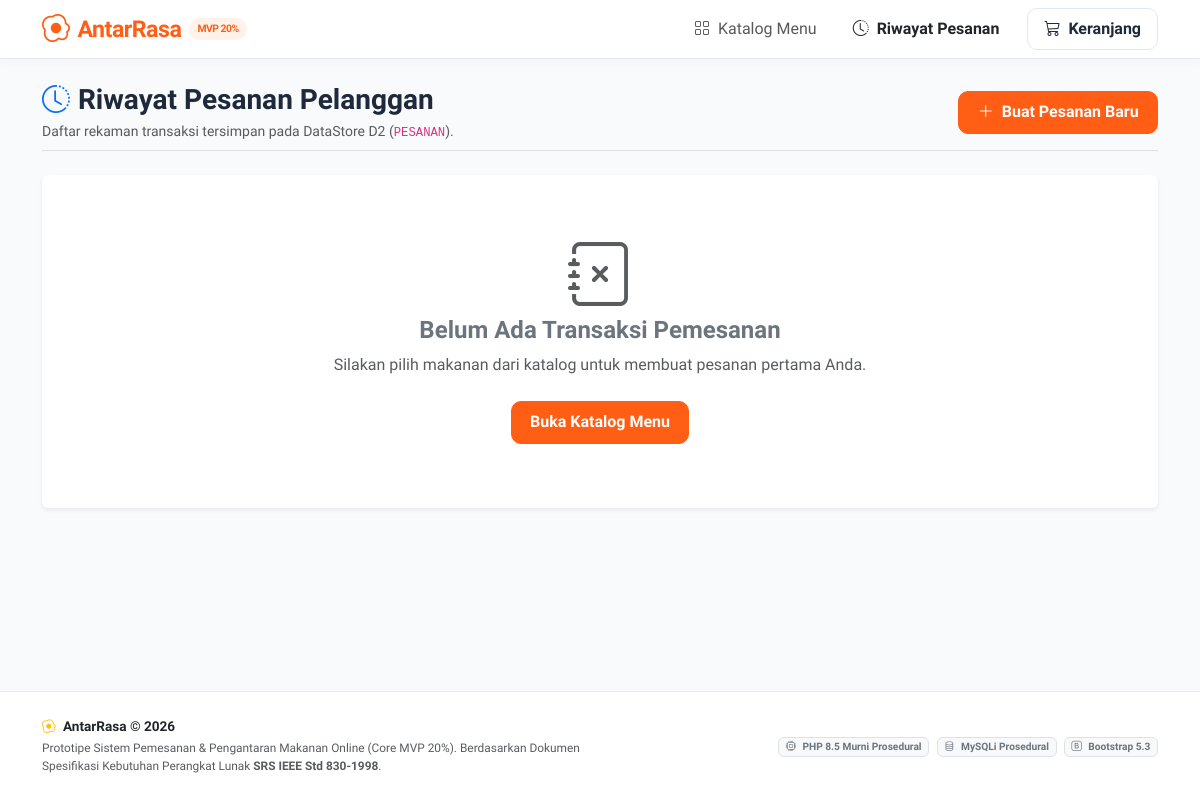
The app's page /riwayat.php, older data.
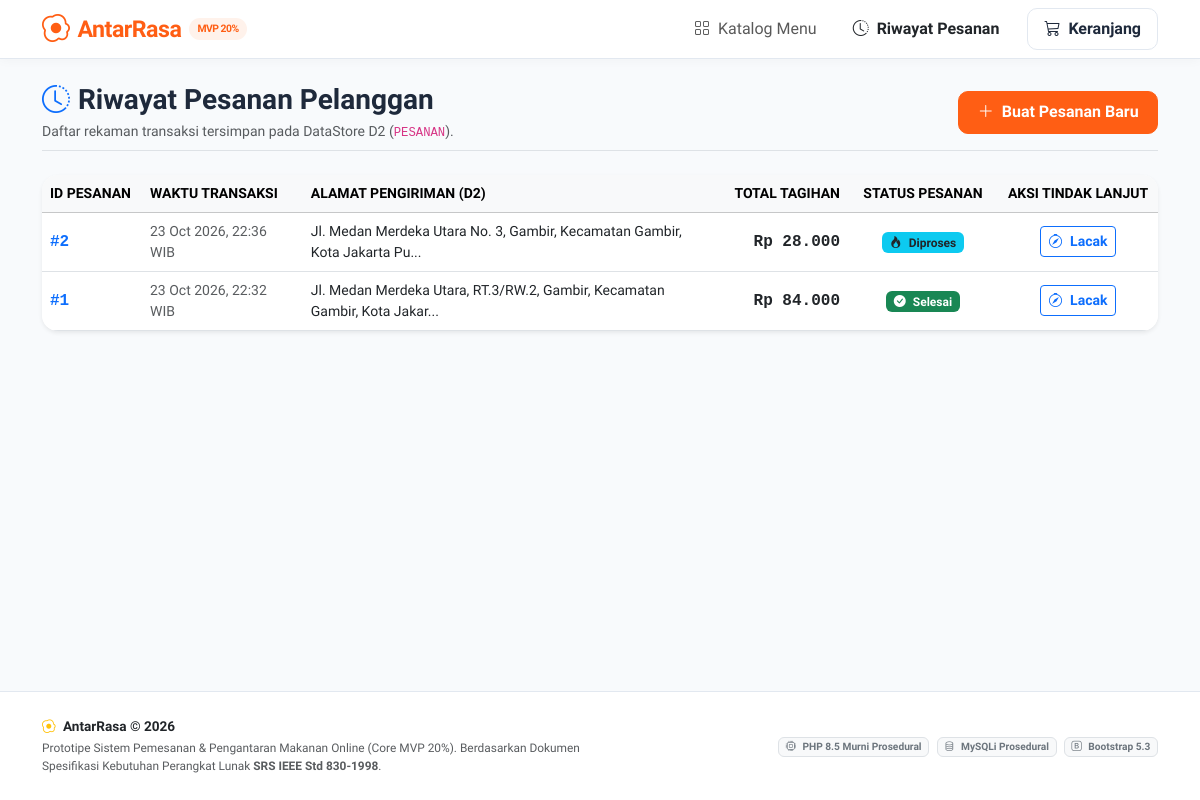
The same page, newer data.
### tables this page shows
CREATE TABLE `pesanan` (
  `id_pesanan` int(11) NOT NULL,
  `tanggal_pesanan` datetime NOT NULL DEFAULT current_timestamp(),
  `alamat_pengiriman` text NOT NULL,
  `total_harga` decimal(12,2) NOT NULL,
  `status_pesanan` varchar(30) NOT NULL DEFAULT 'Menunggu'
);

### includes/functions_order.php (called while the page is built, shortened)
<?php
function ambil_semua_pesanan($conn, int $limit = 20): array
{
    $daftar = [];
    $sql = "SELECT id_pesanan, tanggal_pesanan, alamat_pengiriman, total_harga, status_pesanan
            FROM PESANAN
            ORDER BY id_pesanan DESC
            LIMIT ?";
    $stmt = mysqli_prepare($conn, $sql);
    mysqli_stmt_bind_param($stmt, "i", $limit);
    mysqli_stmt_execute($stmt);
    $hasil = mysqli_stmt_get_result($stmt);
    if ($hasil !== false) {
        $daftar = mysqli_fetch_all($hasil, MYSQLI_ASSOC);
    }
    return $daftar;
}
function e(mixed $nilai): string
{
    return htmlspecialchars((string) ($nilai ?? ''), ENT_QUOTES, 'UTF-8');
}
function format_rupiah(float $nominal): string
{
    return 'Rp ' . number_format($nominal, 0, ',', '.');
}
function dapatkan_info_status(string $status): array
{
    return match ($status) {
        'Menunggu' => [
            'class' => 'bg-warning text-dark',
            'badge' => 'warning',
            'label' => 'Menunggu Pembayaran',
            'icon'  => 'bi-hourglass-split',
            'step'  => 1
        ],
        'Diproses' => [
            'class' => 'bg-info text-dark',
            'badge' => 'info',
            'label' => 'Diproses Restoran',
            'icon'  => 'bi-fire',
            'step'  => 2
        ],
        'Dikirim' => [
            'class' => 'bg-primary text-white',
            'badge' => 'primary',
            'label' => 'Sedang Dikirim Driver',
            'icon'  => 'bi-bicycle',
            'step'  => 3
        ],
        'Selesai' => [
            'class' => 'bg-success text-white',
            'badge' => 'success',
            'label' => 'Pesanan Selesai',
            'icon'  => 'bi-check-circle-fill',
            'step'  => 4
        ],
        default => [
            'class' => 'bg-secondary text-white',
            'badge' => 'secondary',
            'label' => $status,
            'icon'  => 'bi-question-circle',
            'step'  => 0
        ]
    };
}

### riwayat.php (the view, shortened to what this page needs)
<?php
require_once __DIR__ . '/config/database.php';
require_once __DIR__ . '/includes/functions_order.php';
$daftar_pesanan = ambil_semua_pesanan($conn, 50);
require_once __DIR__ . '/includes/header.php';
?>
<div class="d-flex flex-wrap justify-content-between align-items-center mb-4 pb-2 border-bottom">
    <div>
        <h3 class="fw-bold mb-1">
            <i class="bi bi-clock-history text-primary me-2"></i>Riwayat Pesanan Pelanggan
        </h3>
        <p class="text-muted small mb-0">Daftar rekaman transaksi tersimpan pada DataStore D2 (<code>PESANAN</code>).</p>
    </div>
    <a href="index.php" class="btn btn-primary-custom mt-2 mt-sm-0">
        <i class="bi bi-plus-lg me-1"></i> Buat Pesanan Baru
    </a>
</div>
<?php if (empty($daftar_pesanan)): ?>
    <div class="card shadow-sm border-0 text-center py-5 my-4">
        <div class="card-body">
            <i class="bi bi-journal-x text-muted display-3 mb-3"></i>
            <h4 class="fw-bold text-secondary">Belum Ada Transaksi Pemesanan</h4>
            <p class="text-muted">Silakan pilih makanan dari katalog untuk membuat pesanan pertama Anda.</p>
            <a href="index.php" class="btn btn-primary-custom mt-2">Buka Katalog Menu</a>
        </div>
    </div>
<?php else: ?>
    <div class="card shadow-sm border-0 rounded-4 overflow-hidden mb-4">
        <div class="table-responsive">
            <table class="table align-middle table-hover mb-0">
                <thead class="table-light small text-uppercase text-muted">
                    <tr>
                        <th style="width: 100px;">ID Pesanan</th>
                        <th style="min-width: 160px;">Waktu Transaksi</th>
                        <th style="min-width: 250px;">Alamat Pengiriman (D2)</th>
                        <th class="text-end" style="min-width: 130px;">Total Tagihan</th>
                        <th class="text-center" style="min-width: 150px;">Status Pesanan</th>
                        <th class="text-center" style="width: 160px;">Aksi Tindak Lanjut</th>
                    </tr>
                </thead>
                <tbody>
                    <?php foreach ($daftar_pesanan as $order): ?>
                        <?php
                            $id = (int) $order['id_pesanan'];
                            $status = (string) $order['status_pesanan'];
                            $info_st = dapatkan_info_status($status);
                        ?>
                        <tr>
                            <td class="fw-bold font-monospace text-primary">#<?= $id ?></td>
                            <td class="small text-muted">
                                <?= date('d M Y, H:i', strtotime((string) $order['tanggal_pesanan'])) ?> WIB
                            </td>
                            <td class="small text-dark">
                                <?= e(mb_strimwidth((string)$order['alamat_pengiriman'], 0, 75, '...')) ?>
                            </td>
                            <td class="text-end fw-bold font-monospace text-dark">
                                <?= format_rupiah((float) $order['total_harga']) ?>
                            </td>
                            <td class="text-center">
                                <span class="badge <?= $info_st['class'] ?> px-2 py-1">
                                    <i class="bi <?= $info_st['icon'] ?> me-1"></i> <?= e($status) ?>
                                </span>
                            </td>
                            <td class="text-center">
                                <?php if ($status === 'Menunggu'): ?>
                                    <a href="pembayaran.php?id=<?= $id ?>" class="btn btn-sm btn-warning fw-semibold shadow-sm">
                                        <i class="bi bi-credit-card me-1"></i> Bayar
                                    </a>
                                <?php else: ?>
                                    <a href="status.php?id=<?= $id ?>" class="btn btn-sm btn-outline-primary fw-semibold">
                                        <i class="bi bi-compass me-1"></i> Lacak
                                    </a>
                                <?php endif; ?>
                            </td>
                        </tr>
                    <?php endforeach; ?>
                </tbody>
            </table>
        </div>
    </div>
<?php endif; ?>
<?php
require_once __DIR__ . '/includes/footer.php';
?>

### includes/header.php (shortened to what this page needs)
<?php
$halaman_saat_ini = basename($_SERVER['PHP_SELF'] ?? '');
?>
<!DOCTYPE html>
<html lang="id">
<head>
    <link href="https://cdn.jsdelivr.net/npm/bootstrap@5.3.3/dist/css/bootstrap.min.css" rel="stylesheet">
    <link href="https://cdn.jsdelivr.net/npm/bootstrap-icons@1.11.3/font/bootstrap-icons.min.css" rel="stylesheet">
    <link rel="stylesheet" href="assets/css/style.css">
</head>
<body>
<nav class="navbar navbar-expand-lg navbar-antarrasa sticky-top">
    <div class="container">
        <a class="brand-logo" href="index.php">
            <i class="bi bi-egg-fried fs-3"></i>
            <span>AntarRasa</span>
            <span class="brand-badge d-none d-sm-inline">MVP 20%</span>
        </a>
        <div class="collapse navbar-collapse" id="navMenu">
            <ul class="navbar-nav ms-auto align-items-center gap-1">
                <li class="nav-item">
                    <a class="nav-link px-3 <?= $halaman_saat_ini === 'index.php' ? 'fw-bold text-dark active' : '' ?>" href="index.php">
                        <i class="bi bi-grid me-1"></i> Katalog Menu
                    </a>
                </li>
                <li class="nav-item">
                    <a class="nav-link px-3 <?= $halaman_saat_ini === 'riwayat.php' ? 'fw-bold text-dark active' : '' ?>" href="riwayat.php">
                        <i class="bi bi-clock-history me-1"></i> Riwayat Pesanan
                    </a>
                </li>
                <li class="nav-item ms-lg-2">
                    <a class="btn btn-outline-custom position-relative px-3 py-2" href="pesanan.php">
                        <i class="bi bi-cart3 me-1"></i> Keranjang
                    </a>
                </li>
            </ul>
        </div>
    </div>
</nav>
<main class="container my-4">

### includes/footer.php (shortened to what this page needs)
</main>
<footer>
    <div class="container text-center text-md-start">
        <div class="row align-items-center gy-3">
            <div class="col-md-6">
                <div class="fw-bold text-dark mb-1">
                    <i class="bi bi-egg-fried text-warning me-1"></i> AntarRasa &copy; <?= date('Y') ?>
                </div>
                <p class="mb-0 small text-muted">
                    Prototipe Sistem Pemesanan & Pengantaran Makanan Online (Core MVP 20%).
                    Berdasarkan Dokumen Spesifikasi Kebutuhan Perangkat Lunak <strong>SRS IEEE Std 830-1998</strong>.
                </p>
            </div>
            <div class="col-md-6 text-md-end">
                <span class="badge bg-light text-secondary border me-1">
                    <i class="bi bi-cpu me-1"></i> PHP 8.5 Murni Prosedural
                </span>
                <span class="badge bg-light text-secondary border me-1">
                    <i class="bi bi-database me-1"></i> MySQLi Prosedural
                </span>
                <span class="badge bg-light text-secondary border">
                    <i class="bi bi-bootstrap me-1"></i> Bootstrap 5.3
                </span>
            </div>
        </div>
    </div>
</footer>
</body>
</html>

### assets/css/style.css (style rules this page uses)
:root { --ar-primary: #ff5e14; --ar-primary-dark: #e04b06; --ar-primary-light: #fff2eb; --ar-secondary: #0f172a; --ar-accent: #10b981; --ar-bg: #f8fafc; --ar-card-bg: #ffffff; --ar-text-main: #1e293b; --ar-text-muted: #64748b; --ar-border: #e2e8f0; }
body { font-family: 'Plus Jakarta Sans', system-ui, -apple-system, 'Segoe UI', Roboto, Helvetica, Arial, sans-serif; background-color: var(--ar-bg); color: var(--ar-text-main); min-height: 100vh; display: flex; flex-direction: column; }
.navbar-antarrasa { background-color: #ffffff; border-bottom: 1px solid var(--ar-border); box-shadow: 0 2px 10px rgba(0, 0, 0, 0.03); }
.brand-logo { display: inline-flex; align-items: center; gap: 8px; font-size: 1.45rem; font-weight: 800; color: var(--ar-primary); text-decoration: none; letter-spacing: -0.5px; }
.brand-badge { font-size: 0.65rem; font-weight: 700; background-color: var(--ar-primary-light); color: var(--ar-primary); padding: 3px 8px; border-radius: 20px; vertical-align: middle; }
.btn-primary-custom { background-color: var(--ar-primary); border-color: var(--ar-primary); color: #ffffff; font-weight: 600; padding: 0.55rem 1.15rem; border-radius: 10px; transition: all 0.2s ease; }
.btn-outline-custom { border: 1px solid var(--ar-border); color: var(--ar-text-main); background: #ffffff; font-weight: 600; border-radius: 10px; }
footer { margin-top: auto; background: #ffffff; border-top: 1px solid var(--ar-border); padding: 1.5rem 0; font-size: 0.85rem; color: var(--ar-text-muted); }

Row changes from the older to the newer data that the page shows:
added pesanan: id_pesanan "2", tanggal_pesanan "23 Oct 2026, 22:36", alamat_pengiriman "Jl. Medan Merdeka Utara No. 3, Gambir, Kecamatan Gambir, Kota Jakarta Pu...", total_harga "Rp 28.000", status_pesanan "Diproses"
added pesanan: id_pesanan "1", tanggal_pesanan "23 Oct 2026, 22:32", alamat_pengiriman "Jl. Medan Merdeka Utara, RT.3/RW.2, Gambir, Kecamatan Gambir, Kota Jakar...", total_harga "Rp 84.000", status_pesanan "Selesai"
Text that changed along with them:
text no longer shown: "Belum Ada Transaksi Pemesanan Silakan pilih makanan dari katalog untuk membuat pesanan pertama Anda. Buka Katalog Menu"
text now shown: "ID PESANAN WAKTU TRANSAKSI ALAMAT PENGIRIMAN (D2) TOTAL TAGIHAN STATUS PESANAN AKSI TINDAK LANJUT"
